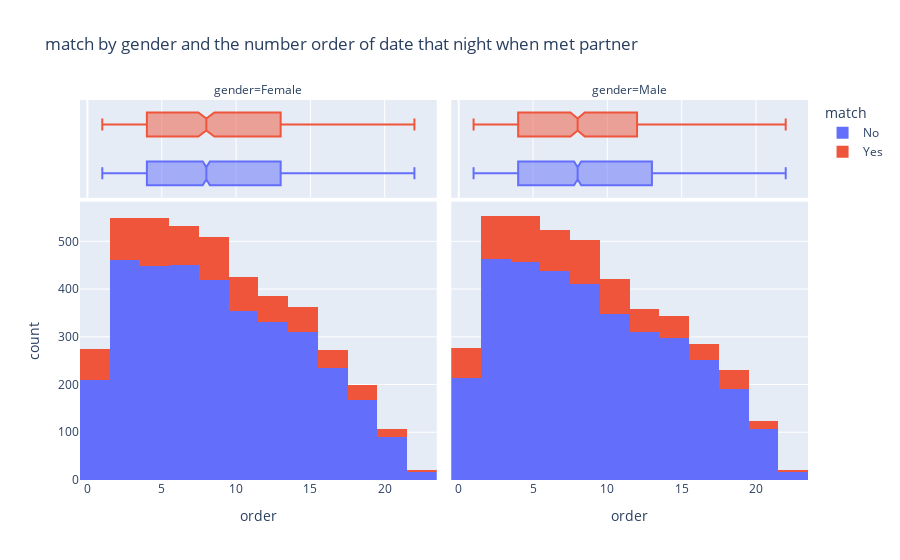

Notebook source saved alongside this figure:
### Markdown cell above
Has shared interests/hobbies promotes the match for women/men

### Code cell
fig = px.histogram(dataset,
                    x = "order",
                    color = "match",
                    facet_col = 'gender',
                    marginal="box",
                    nbins = 20,
                    title = "match by gender and the number order of date that night when met partner",
                    )
fig.show()

### Figure 1 — Plotly figure (JSON) as saved in the notebook; plotly's stock layout.template omitted (floating-point values rounded to 4 significant figures; data arrays with more than 128 entries replaced by an {"elided": "..."} marker saying what was removed)
{"data": [{"alignmentgroup": "True", "bingroup": "x", "hovertemplate": "match=No<br>gender=Female<br>order=%{x}<br>count=%{y}<extra></extra>", "legendgroup": "No", "marker": {"color": "#636efa"}, "name": "No", "nbinsx": 20, "offsetgroup": "No", "orientation": "v", "showlegend": true, "type": "histogram", "x": {"elided": "3494 int values"}, "xaxis": "x", "yaxis": "y"}, {"alignmentgroup": "True", "hovertemplate": "match=No<br>gender=Female<br>order=%{x}<extra></extra>", "legendgroup": "No", "marker": {"color": "#636efa"}, "name": "No", "notched": true, "offsetgroup": "No", "showlegend": false, "type": "box", "x": {"elided": "3494 int values"}, "xaxis": "x3", "yaxis": "y3"}, {"alignmentgroup": "True", "bingroup": "x", "hovertemplate": "match=No<br>gender=Male<br>order=%{x}<br>count=%{y}<extra></extra>", "legendgroup": "No", "marker": {"color": "#636efa"}, "name": "No", "nbinsx": 20, "offsetgroup": "No", "orientation": "v", "showlegend": false, "type": "histogram", "x": {"elided": "3504 int values"}, "xaxis": "x2", "yaxis": "y2"}, {"alignmentgroup": "True", "hovertemplate": "match=No<br>gender=Male<br>order=%{x}<extra></extra>", "legendgroup": "No", "marker": {"color": "#636efa"}, "name": "No", "notched": true, "offsetgroup": "No", "showlegend": false, "type": "box", "x": {"elided": "3504 int values"}, "xaxis": "x4", "yaxis": "y4"}, {"alignmentgroup": "True", "bingroup": "x", "hovertemplate": "match=Yes<br>gender=Female<br>order=%{x}<br>count=%{y}<extra></extra>", "legendgroup": "Yes", "marker": {"color": "#EF553B"}, "name": "Yes", "nbinsx": 20, "offsetgroup": "Yes", "orientation": "v", "showlegend": true, "type": "histogram", "x": {"elided": "690 int values"}, "xaxis": "x", "yaxis": "y"}, {"alignmentgroup": "True", "hovertemplate": "match=Yes<br>gender=Female<br>order=%{x}<extra></extra>", "legendgroup": "Yes", "marker": {"color": "#EF553B"}, "name": "Yes", "notched": true, "offsetgroup": "Yes", "showlegend": false, "type": "box", "x": {"elided": "690 int values"}, "xaxis": "x3", "yaxis": "y3"}, {"alignmentgroup": "True", "bingroup": "x", "hovertemplate": "match=Yes<br>gender=Male<br>order=%{x}<br>count=%{y}<extra></extra>", "legendgroup": "Yes", "marker": {"color": "#EF553B"}, "name": "Yes", "nbinsx": 20, "offsetgroup": "Yes", "orientation": "v", "showlegend": false, "type": "histogram", "x": {"elided": "690 int values"}, "xaxis": "x2", "yaxis": "y2"}, {"alignmentgroup": "True", "hovertemplate": "match=Yes<br>gender=Male<br>order=%{x}<extra></extra>", "legendgroup": "Yes", "marker": {"color": "#EF553B"}, "name": "Yes", "notched": true, "offsetgroup": "Yes", "showlegend": false, "type": "box", "x": {"elided": "690 int values"}, "xaxis": "x4", "yaxis": "y4"}], "layout": {"annotations": [{"font": {}, "showarrow": false, "text": "gender=Female", "x": 0.245, "xanchor": "center", "xref": "paper", "y": 1, "yanchor": "bottom", "yref": "paper"}, {"font": {}, "showarrow": false, "text": "gender=Male", "x": 0.755, "xanchor": "center", "xref": "paper", "y": 1, "yanchor": "bottom", "yref": "paper"}], "barmode": "relative", "legend": {"title": {"text": "match"}, "tracegroupgap": 0}, "title": {"text": "match by gender and the number order of date that night when met partner"}, "xaxis": {"anchor": "y", "domain": [0, 0.49], "title": {"text": "order"}}, "xaxis2": {"anchor": "y2", "domain": [0.51, 1], "matches": "x", "title": {"text": "order"}}, "xaxis3": {"anchor": "y3", "domain": [0, 0.49], "matches": "x", "showgrid": true, "showticklabels": false}, "xaxis4": {"anchor": "y4", "domain": [0.51, 1], "matches": "x", "showgrid": true, "showticklabels": false}, "yaxis": {"anchor": "x", "domain": [0, 0.7326], "title": {"text": "count"}}, "yaxis2": {"anchor": "x2", "domain": [0, 0.7326], "matches": "y", "showticklabels": false}, "yaxis3": {"anchor": "x3", "domain": [0.7426, 1], "matches": "y3", "showgrid": false, "showline": false, "showticklabels": false, "ticks": ""}, "yaxis4": {"anchor": "x4", "domain": [0.7426, 1], "matches": "y3", "showgrid": false, "showline": false, "showticklabels": false, "ticks": ""}}}
